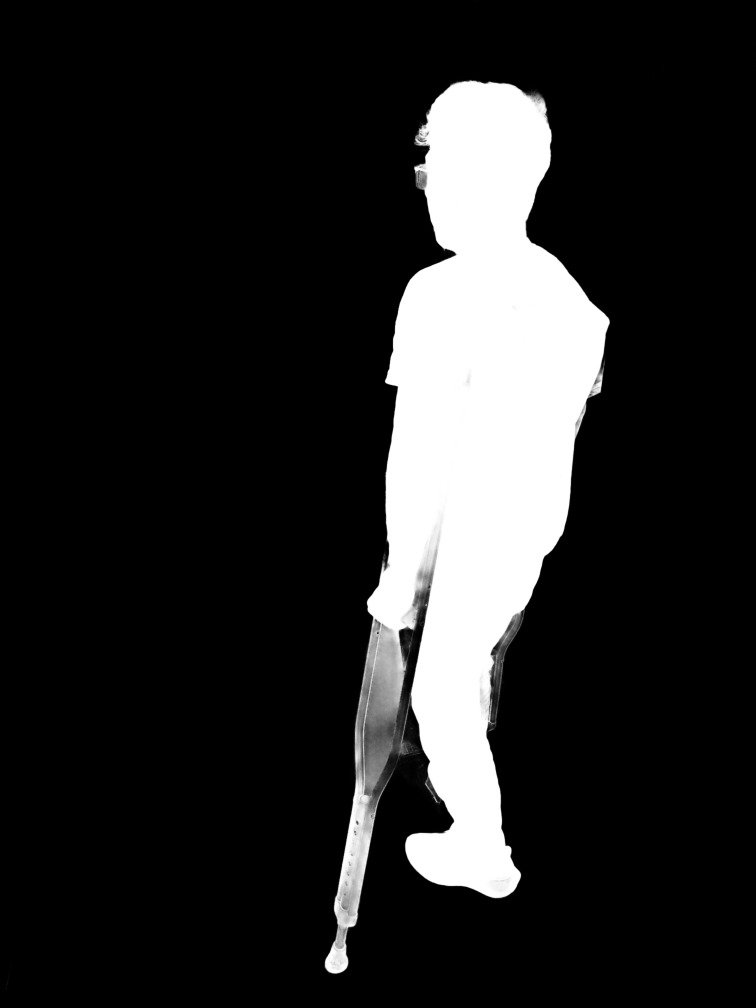
#> input picture datasets/reviewed/mac_masks/dark_shirt/masks/photos_iphone_11_26mm/0038_IMG_6673.png, 3024 x 4032 px, given in place of 0038_IMG_6673.jpg, which was not available (shown at 1/4 size)
$ python annotate_additional_rois.py
#> lines starting #> are read from the running program, lines starting #| are printed output that depends on the picture; pictures that were not available may be replaced by others from this repository, and a replacement may not be noted
#!/usr/bin/env python3
"""Image-inspected visible-crutch corridors for independent geometric QC only."""
from pathlib import Path
import json,math
from PIL import Image,ImageDraw
HERE=Path(__file__).resolve().parent
SFM=HERE.parents[3]
SOURCE=SFM/'reconstructions/black_shirt_crutches/images'
VIEWS={
 'photos_iphone_11_26mm/0038_IMG_6673.jpg':{
  'near':{'half_width_fraction_of_image_width':0.009,'polylines':[
   [[.620,.368],[.596,.472],[.559,.609]],
   [[.554,.626],[.521,.746],[.491,.794],[.462,.904]],
   [[.500,.619],[.475,.731],[.477,.791],[.450,.901]],
   [[.481,.796],[.454,.904],[.448,.937],[.445,.953]],
   [[.625,.354],[.637,.348],[.643,.353]],
   [[.537,.611],[.545,.613]],
  ],'notes':'Near crutch visible fork branches are separate polylines. Omit hand/arm occlusion; orange pad and grip only where visible.'},
  'far_visible_lower':{'half_width_fraction_of_image_width':0.008,'polylines':[
   [[.690,.601],[.663,.646],[.651,.713],[.648,.721]],
  ],'notes':'Only short exposed lower section behind near leg; rest is occluded and unannotated.'},
 },
 'photos_iphone_11_26mm/0112_IMG_8430.jpg':{
  'near':{'half_width_fraction_of_image_width':0.009,'polylines':[
   [[.444,.347],[.459,.436],[.480,.548]],
   [[.495,.592],[.511,.695],[.502,.762],[.523,.869]],
   [[.403,.541],[.417,.610],[.440,.708],[.478,.768],[.502,.871]],
   [[.491,.761],[.513,.873],[.520,.914],[.524,.930]],
   [[.419,.577],[.425,.579]],
   [[.455,.322],[.458,.322]],
  ],'notes':'One clearly visible near crutch. Upper tubes behind shirt and hand are not joined through occlusion; far crutch is not visibly separable.'},
 },
}

VIEWS.update({
 'photos_iphone_11_26mm/0097_IMG_8437.jpg':{
  'near_image_left':{'half_width_fraction_of_image_width':0.010,'polylines':[
   [[.354,.356],[.373,.518],[.379,.577]],
   [[.383,.613],[.394,.727],[.374,.792],[.388,.917]],
   [[.305,.614],[.316,.737],[.347,.791],[.360,.917]],
   [[.364,.797],[.375,.921],[.379,.960],[.383,.979]],
   [[.354,.346],[.367,.337],[.371,.341]],
  ],'notes':'Near crutch with both visible fork branches; omit hand occlusion. Physical identity is not assigned by this annotation.'},
  'far_image_right_visible_lower':{'half_width_fraction_of_image_width':0.008,'polylines':[
   [[.455,.519],[.467,.601],[.456,.631],[.472,.708]],
   [[.451,.635],[.458,.706]],
   [[.452,.635],[.467,.711],[.469,.732],[.471,.740]],
  ],'notes':'Far upper support and hand region are hidden; only visible lower fork/shaft/foot are marked.'},
 },
 'photos_iphone_11_26mm/0088_IMG_8444.jpg':{
  'near_image_left':{'half_width_fraction_of_image_width':0.009,'polylines':[
   [[.294,.348],[.289,.466],[.285,.581]],
   [[.285,.614],[.277,.724],[.253,.794],[.249,.920]],
   [[.224,.610],[.219,.724],[.232,.772],[.235,.794],[.227,.918]],
   [[.244,.795],[.239,.923],[.237,.961],[.237,.980]],
   [[.288,.338],[.305,.329],[.313,.333]],
  ],'notes':'Two visible near fork branches and lower stem/foot; omit hand occlusion.'},
  'far_image_right':{'half_width_fraction_of_image_width':0.008,'polylines':[
   [[.466,.346],[.483,.451],[.490,.490]],
   [[.498,.540],[.517,.624],[.515,.658],[.535,.741]],
   [[.478,.539],[.491,.600],[.510,.656],[.525,.740]],
   [[.511,.660],[.528,.743],[.534,.771],[.538,.778]],
   [[.472,.315],[.473,.318]],
  ],'notes':'Far support/tube sections visible along arm; wrist/hand occlusion omitted. Separate fork branches and foot.'},
 },
})

def main():
 output={'schema_version':1,'coordinate_system':'Normalized source image x/width, y/height; physically upright baseline JPEGs, top-left origin. Corridor distance is in pixels with half-width times source width.','source_dataset':str(SOURCE.parent),'purpose':'Provisional visible-crutch annotations for independent existing-point protection QC; no filtering or geometry creation.','ready_for_filter':False,'physical_identity':'Labels near/far/image-left/right describe each photograph only; associate physical crutches using calibrated projections.','views':VIEWS}
 (HERE/'additional_rois_normalized.json').write_text(json.dumps(output,indent=2)+'\n')
 tiles=[]
 for name,records in VIEWS.items():
  with Image.open(SOURCE/name) as im: original=im.convert('RGB');original.thumbnail((720,960),Image.Resampling.LANCZOS)
#> im is the input picture: PIL image 3024x4032 L; min 0, max 255, mean 37.7
#> after `original.thumbnail((720, 960), Image.Resampling.LANCZOS)`:
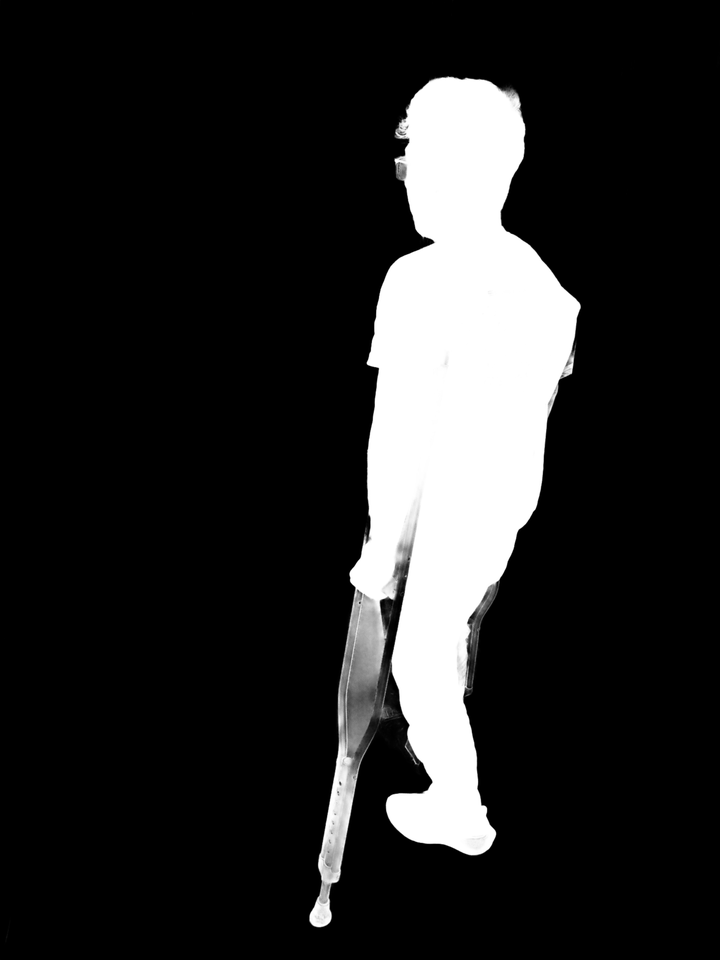
#> original: PIL image 720x960 RGB; min 0, max 255, mean 37.7
  overlay=Image.new('RGBA',original.size,(0,0,0,0));draw=ImageDraw.Draw(overlay)
#> after `overlay = Image.new('RGBA', original.size, (0, 0, 0, 0))`: overlay: PIL image 720x960 RGBA; every value is 0
  for i,(label,record) in enumerate(records.items()):
   color=[(255,65,30),(30,220,255),(255,210,0)][i%3];radius=record['half_width_fraction_of_image_width']*original.width
   for line in record['polylines']:
    points=[(x*original.width,y*original.height) for x,y in line]
    draw.line(points,fill=color+(75,),width=round(radius*2),joint='curve')
    for x,y in points:draw.ellipse((x-radius,y-radius,x+radius,y+radius),fill=color+(75,))
  combined=Image.alpha_composite(original.convert('RGBA'),overlay).convert('RGB');d=ImageDraw.Draw(combined)
  for i,(label,record) in enumerate(records.items()):
   color=[(255,65,30),(30,220,255),(255,210,0)][i%3]
   for line in record['polylines']:
    points=[(x*original.width,y*original.height) for x,y in line]
    d.line(points,fill=color,width=2,joint='curve')
    for x,y in points:d.ellipse((x-2,y-2,x+2,y+2),fill='white')
   d.text((8,18+i*18),label,fill=color,stroke_width=1,stroke_fill='black')
  tile=Image.new('RGB',(1440,1000),'white');tile.paste(original,(0,32));tile.paste(combined,(720,32));d=ImageDraw.Draw(tile);d.text((8,8),name+' | original / provisional visible-only crutch corridors',fill='black')
#> after `tile = Image.new('RGB', (1440, 1000), 'white')`: tile: PIL image 1440x1000 RGB; every value is 255
#> after `tile.paste(original, (0, 32))`:
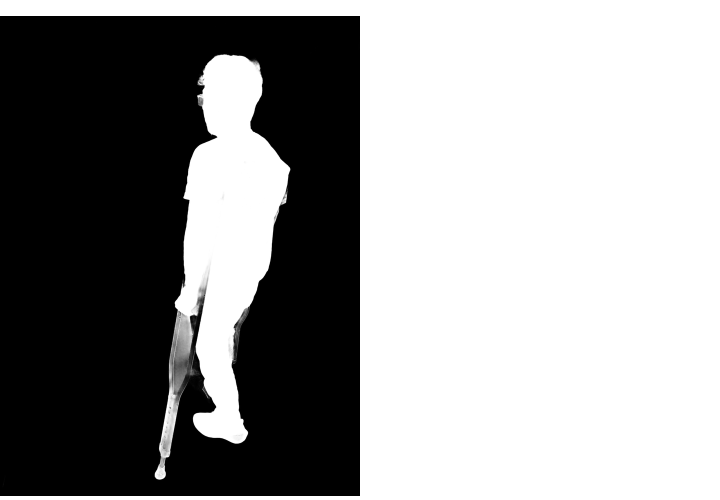
#> tile: PIL image 1440x1000 RGB (shown at 1/2 size); min 0, max 255, mean 150.7
#> after `tile.paste(combined, (720, 32))`:
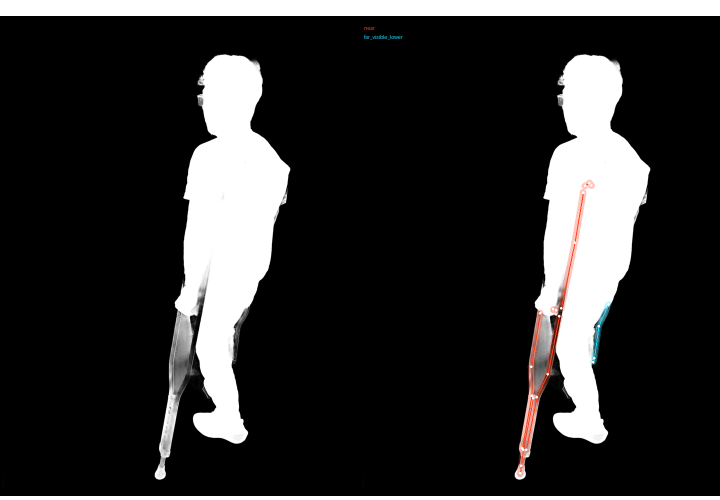
#> tile: PIL image 1440x1000 RGB (shown at 1/2 size); mean R, G, B 46.7, 46.2, 46.1
  tile.save(HERE/('additional_roi_'+Path(name).stem+'.jpg'),quality=96);tiles.append(tile)
#> after `tile.save(HERE / ('additional_roi_' + Path(name).stem + '.jpg'), quali`:
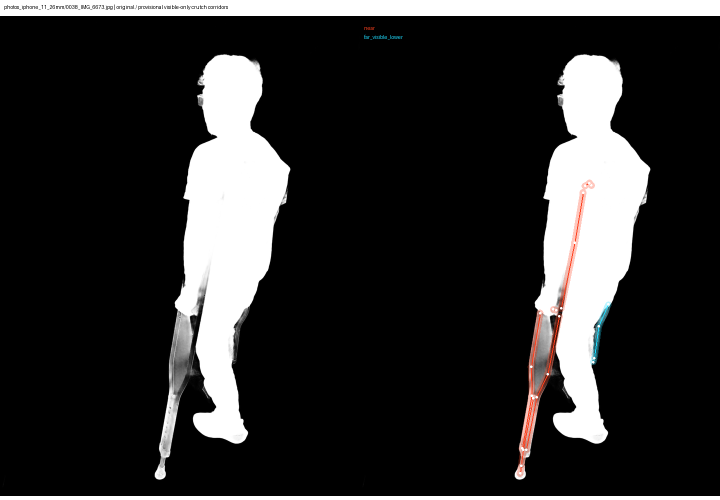
#> saved as additional_roi_0038_IMG_6673.jpg: PIL image 1440x1000 RGB (shown at 1/2 size); mean R, G, B 46.5, 46, 45.9
#> pass 2 of the loop in main, `for name,records in VIEWS.items():`:
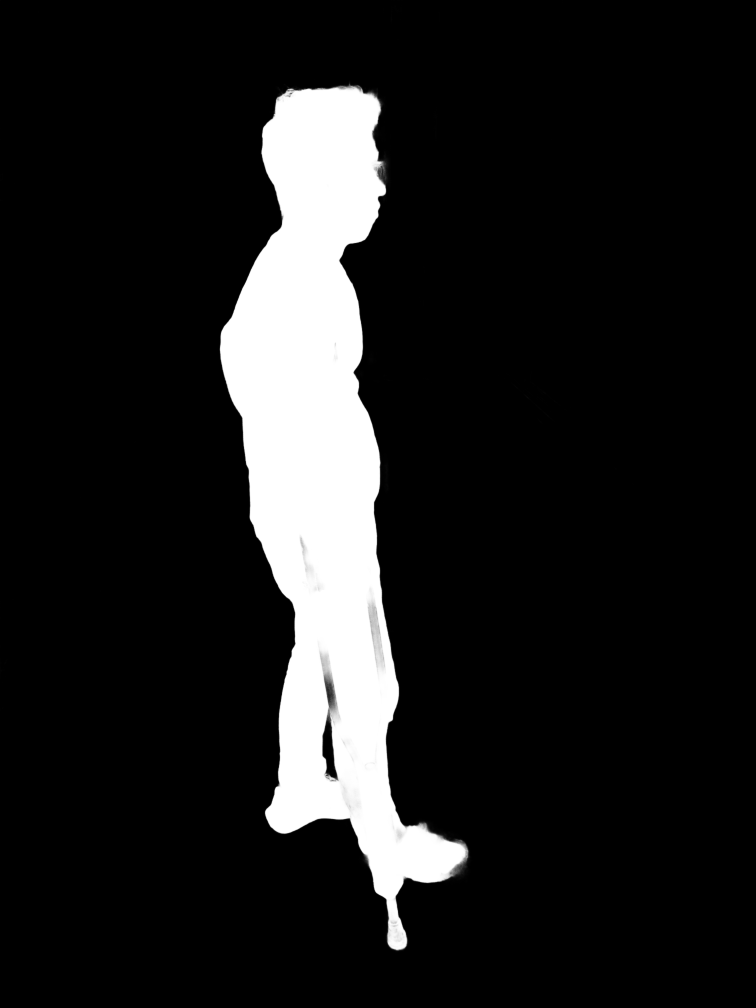
#> input picture datasets/reviewed/mac_masks/dark_shirt/masks/photos_iphone_11_26mm/0112_IMG_8430.png, 3024 x 4032 px, given in place of 0112_IMG_8430.jpg, which was not available (shown at 1/4 size)
#> in main, im is the input picture: PIL image 3024x4032 L; min 0, max 255, mean 29.8
#> original: PIL image 3024x4032 RGB
#> original: PIL image 720x960 RGB
#> in main, `tile.paste(original, (0, 32))`:
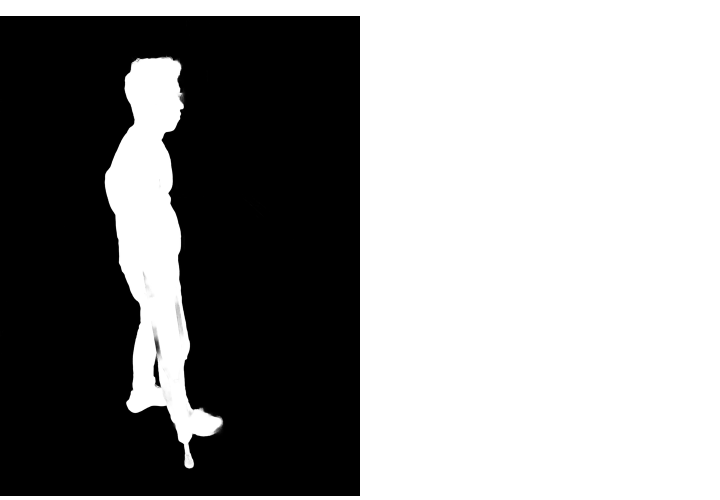
#> tile: PIL image 1440x1000 RGB (shown at 1/2 size); min 0, max 255, mean 146.9
#> in main, `tile.save(HERE / ('additional_roi_' + Path(name).stem + '.jpg'), quali`:
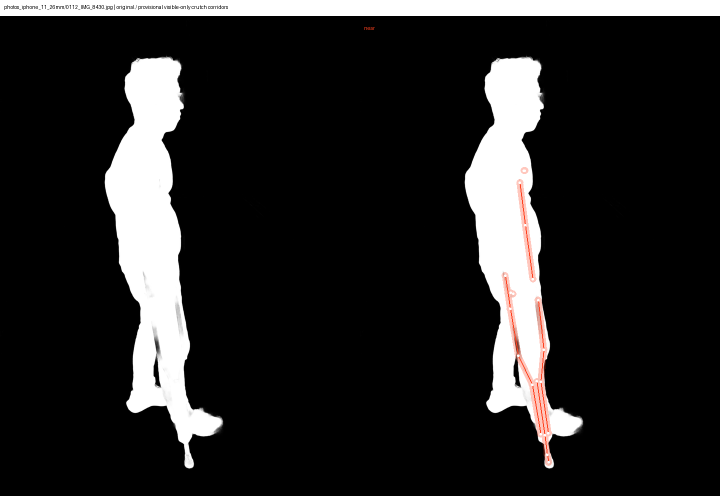
#> saved as additional_roi_0112_IMG_8430.jpg: PIL image 1440x1000 RGB (shown at 1/2 size); mean R, G, B 38.7, 38, 37.9
 sheet=Image.new('RGB',(1440,1000*len(tiles)),'white')
 for i,tile in enumerate(tiles):sheet.paste(tile,(0,1000*i))
 sheet.save(HERE/'additional_roi_overlay_grid.jpg',quality=94)
 print('Wrote',len(VIEWS),'provisional image-grounded ROI views.')
#> (the run stopped early here; a loop or call above may not have finished)
